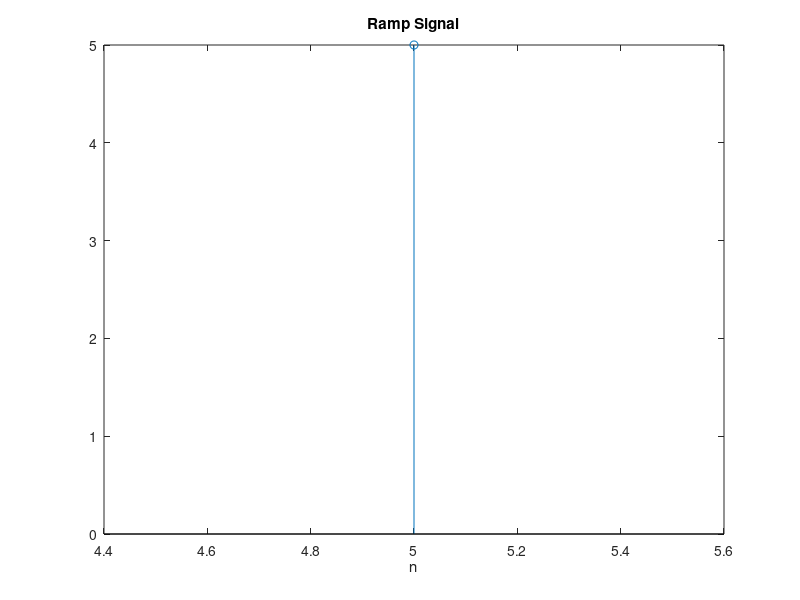

Here is the MATLAB script that generated this plot:
clc;
clear all;
close all;

p1= input('enter the range=');
p2= input('enter the range=');

n=p1:p2;
x = (n).*[(n)>=0];

stem(n, x);
xlabel('n');
title('Ramp Signal');